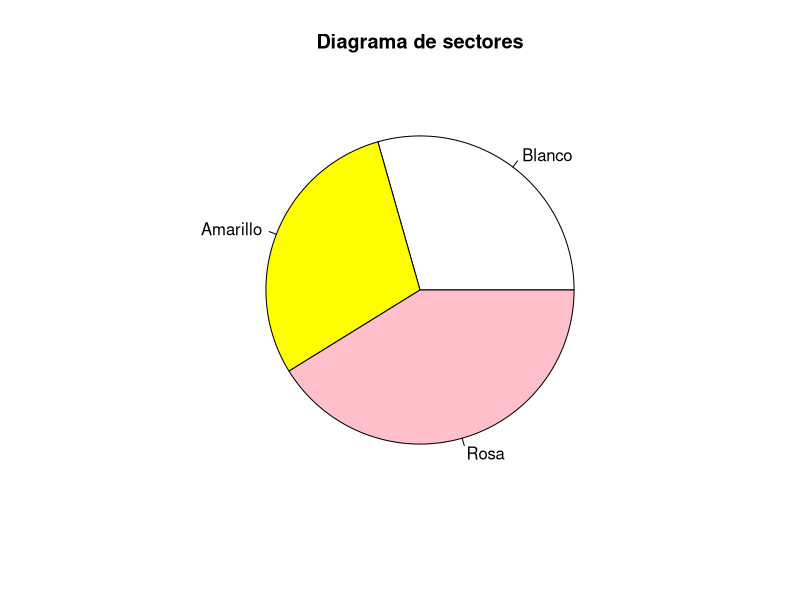
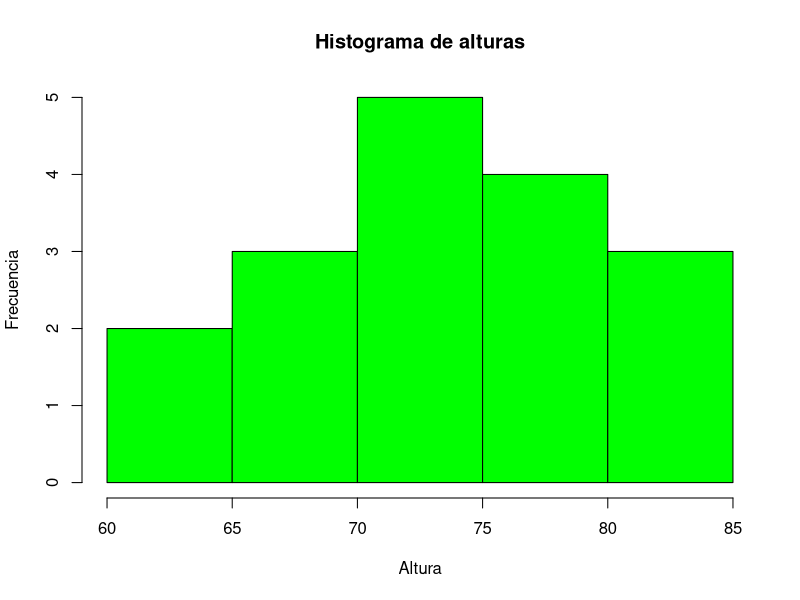

These charts were generated, in order, by the following R code:
setwd("D:/UAH/R/EP_2_1")
dataA = read.table("regionA.txt", header=TRUE, sep="", dec=".")
frecuencias = table(dataA$Variedad)
pie(frecuencias, labels=c("Blanco", "Amarillo", "Rosa"), main="Diagrama de sectores", col=c("white", "yellow", "pink"))
hist(dataA$Altura, col="green", main="Histograma de alturas", xlab="Altura", ylab="Frecuencia")